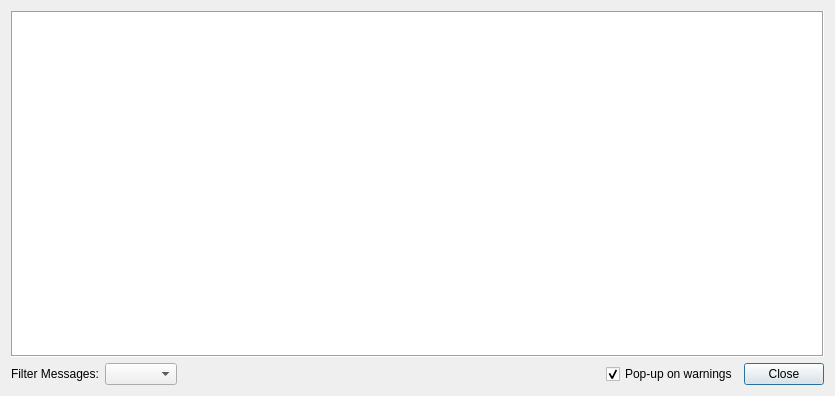
<?xml version="1.0" encoding="UTF-8"?>
<ui version="4.0">
 <class>Logging</class>
 <widget class="QDialog" name="Logging">
  <property name="windowModality">
   <enum>Qt::NonModal</enum>
  </property>
  <property name="geometry">
   <rect>
    <x>0</x>
    <y>0</y>
    <width>835</width>
    <height>396</height>
   </rect>
  </property>
  <property name="minimumSize">
   <size>
    <width>835</width>
    <height>396</height>
   </size>
  </property>
  <property name="windowTitle">
   <string>Spool - Scene._log</string>
  </property>
  <property name="modal">
   <bool>false</bool>
  </property>
  <layout class="QVBoxLayout" name="verticalLayout">
   <item>
    <widget class="QTableView" name="tableView">
     <property name="font">
      <font>
       <family>Bitstream Vera Sans Mono</family>
       <weight>50</weight>
       <italic>false</italic>
       <bold>false</bold>
      </font>
     </property>
     <property name="contextMenuPolicy">
      <enum>Qt::NoContextMenu</enum>
     </property>
     <property name="frameShape">
      <enum>QFrame::Box</enum>
     </property>
     <property name="autoScroll">
      <bool>true</bool>
     </property>
     <property name="editTriggers">
      <set>QAbstractItemView::NoEditTriggers</set>
     </property>
     <property name="showDropIndicator" stdset="0">
      <bool>false</bool>
     </property>
     <property name="alternatingRowColors">
      <bool>true</bool>
     </property>
     <property name="selectionMode">
      <enum>QAbstractItemView::SingleSelection</enum>
     </property>
     <property name="selectionBehavior">
      <enum>QAbstractItemView::SelectRows</enum>
     </property>
     <property name="iconSize">
      <size>
       <width>20</width>
       <height>20</height>
      </size>
     </property>
     <property name="textElideMode">
      <enum>Qt::ElideRight</enum>
     </property>
     <property name="wordWrap">
      <bool>true</bool>
     </property>
     <property name="cornerButtonEnabled">
      <bool>false</bool>
     </property>
     <attribute name="horizontalHeaderVisible">
      <bool>false</bool>
     </attribute>
     <attribute name="horizontalHeaderCascadingSectionResizes">
      <bool>false</bool>
     </attribute>
     <attribute name="horizontalHeaderDefaultSectionSize">
      <number>80</number>
     </attribute>
     <attribute name="horizontalHeaderStretchLastSection">
      <bool>true</bool>
     </attribute>
     <attribute name="verticalHeaderVisible">
      <bool>true</bool>
     </attribute>
     <attribute name="verticalHeaderDefaultSectionSize">
      <number>25</number>
     </attribute>
    </widget>
   </item>
   <item>
    <layout class="QHBoxLayout" name="horizontalLayout_2">
     <item>
      <widget class="QLabel" name="label">
       <property name="sizePolicy">
        <sizepolicy hsizetype="Minimum" vsizetype="Preferred">
         <horstretch>0</horstretch>
         <verstretch>0</verstretch>
        </sizepolicy>
       </property>
       <property name="text">
        <string>Filter Messages:</string>
       </property>
       <property name="buddy">
        <cstring>filterBox</cstring>
       </property>
      </widget>
     </item>
     <item>
      <widget class="QComboBox" name="filterBox"/>
     </item>
     <item>
      <spacer name="horizontalSpacer">
       <property name="orientation">
        <enum>Qt::Horizontal</enum>
       </property>
       <property name="sizeHint" stdset="0">
        <size>
         <width>40</width>
         <height>20</height>
        </size>
       </property>
      </spacer>
     </item>
     <item>
      <widget class="QCheckBox" name="autoBox">
       <property name="text">
        <string>Pop-up on warnings</string>
       </property>
       <property name="checked">
        <bool>true</bool>
       </property>
      </widget>
     </item>
     <item>
      <widget class="QPushButton" name="closeButton">
       <property name="text">
        <string>Close</string>
       </property>
       <property name="shortcut">
        <string>Esc</string>
       </property>
      </widget>
     </item>
    </layout>
   </item>
  </layout>
 </widget>
 <resources/>
 <connections>
  <connection>
   <sender>closeButton</sender>
   <signal>released()</signal>
   <receiver>Logging</receiver>
   <slot>close()</slot>
   <hints>
    <hint type="sourcelabel">
     <x>782</x>
     <y>372</y>
    </hint>
    <hint type="destinationlabel">
     <x>417</x>
     <y>197</y>
    </hint>
   </hints>
  </connection>
 </connections>
</ui>
